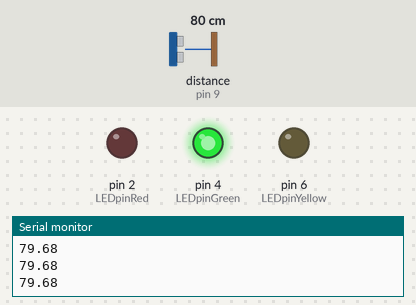
The sketch below on a simulated Arduino Uno, built with avr-gcc and run on an emulated ATmega328P. On the bench: output pins drawn as LEDs (lit = HIGH), the last lines printed to the serial monitor. Wiring (inferred from the names in the program): ultrasonic range finder: trigger pin 10; echo pin 9. Inputs (shaded band) come from the test bench; at power-on: distance to the obstacle (sensor on pin 9) 80 cm. The echo pulse lasts 58.3 µs per cm; pins used as bus, display or sensor lines are not drawn.

Above: at 1.2 s.
1.3 s: distance to the obstacle (sensor on pin 9) set to 12 cm
2.8 s: distance to the obstacle (sensor on pin 9) set to 9 cm
At 3.7 s:
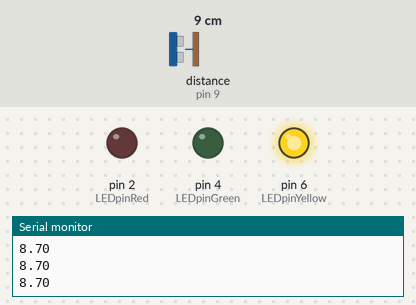
4.3 s: distance to the obstacle (sensor on pin 9) set to 7 cm
5.8 s: distance to the obstacle (sensor on pin 9) set to 4 cm
At 6.1 s:
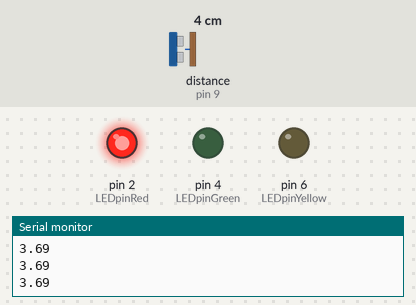
7.3 s: distance to the obstacle (sensor on pin 9) set to 18 cm
At 7.9 s:
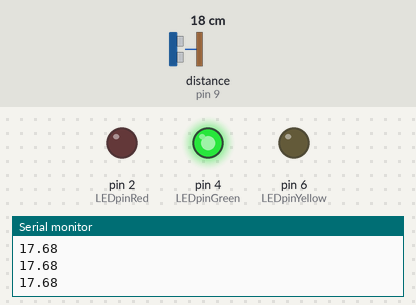
8.8 s: distance to the obstacle (sensor on pin 9) set to 2 cm
At 10.1 s:
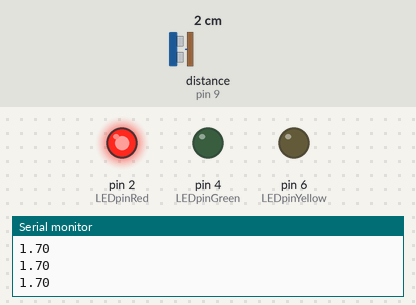
Timing chart, 0 to 11.3 s (numbered marks = the images above; inputs shaded):
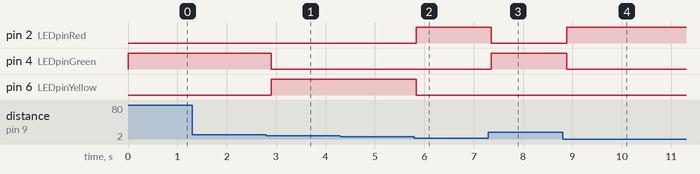

Measured:
- the behaviour switches between 11 and 10 cm on distance to the obstacle (sensor on pin 9) (found by bisection; images 0 and 1)
- the behaviour switches between 6 and 5 cm on distance to the obstacle (sensor on pin 9) (found by bisection; images 1 and 2)
- after the input at 2.8 s, pin 4 (LEDpinGreen): HIGH → LOW after 0.10 s; pin 6 (LEDpinYellow): LOW → HIGH after 0.10 s
- after the input at 5.8 s, pin 2 (LEDpinRed): LOW → HIGH at once; pin 6 (LEDpinYellow): HIGH → LOW at once
- after the input at 7.3 s, pin 2 (LEDpinRed): HIGH → LOW after 0.06 s; pin 4 (LEDpinGreen): LOW → HIGH after 0.06 s
- after the input at 8.8 s, pin 2 (LEDpinRed): LOW → HIGH after 0.08 s; pin 4 (LEDpinGreen): HIGH → LOW after 0.08 s

The sketch:

Ultrasonic_Sensor_Lesson_Feb4_CSE.ino
```cpp
const int trigPin = 10;
const int echoPin = 9;
const int LEDpinRed = 2;
const int LEDpinGreen = 4;
const int LEDpinYellow = 6;

float duration, distance;

void setup() {
  pinMode(trigPin, OUTPUT);
  pinMode(echoPin, INPUT);
  pinMode(LEDpinRed, OUTPUT);
  pinMode(LEDpinGreen, OUTPUT);
  pinMode(LEDpinYellow, OUTPUT);
  Serial.begin(9600);
}

void loop() {
  digitalWrite(trigPin, LOW);
  delayMicroseconds(2);
  digitalWrite(trigPin, HIGH);
  delayMicroseconds(10);
  digitalWrite(trigPin, LOW);

  float duration = pulseIn(echoPin, HIGH);
  float distance = (duration*.0343)/2;
  Serial.println(distance);
  if (distance <= 10){
    digitalWrite(LEDpinYellow, HIGH);
    digitalWrite(LEDpinRed, LOW);
    digitalWrite(LEDpinGreen, LOW);
  } else if (distance > 10){
      digitalWrite(LEDpinGreen, HIGH);
      digitalWrite(LEDpinRed, LOW);
      digitalWrite(LEDpinYellow, LOW);
  }
    else if (distance > 5){
      digitalWrite(LEDpinYellow, HIGH);
      digitalWrite(LEDpinRed, LOW);
      digitalWrite(LEDpinGreen, LOW);
    } if (distance < 5){
      digitalWrite(LEDpinYellow, LOW);
      digitalWrite(LEDpinRed, HIGH);
      digitalWrite(LEDpinGreen, LOW);
    }
  delay(100);
}
```
